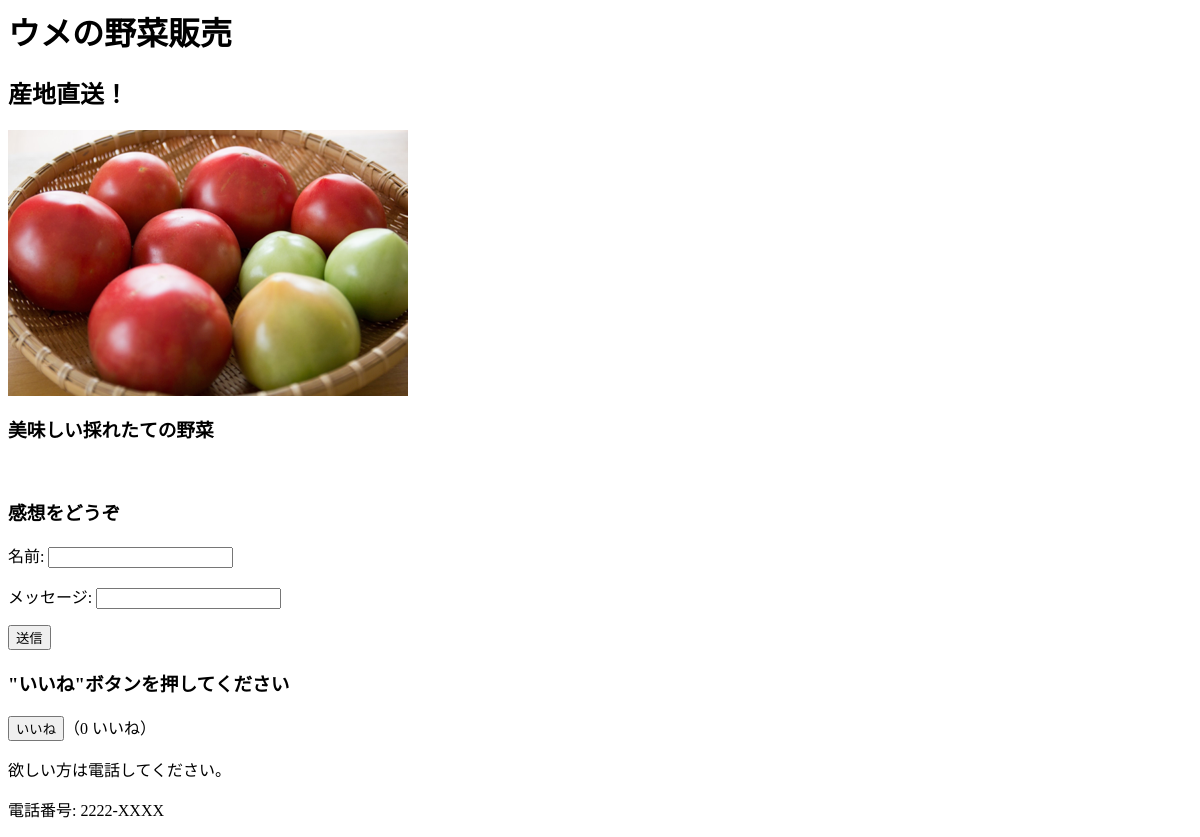
Before: / with the older database file.
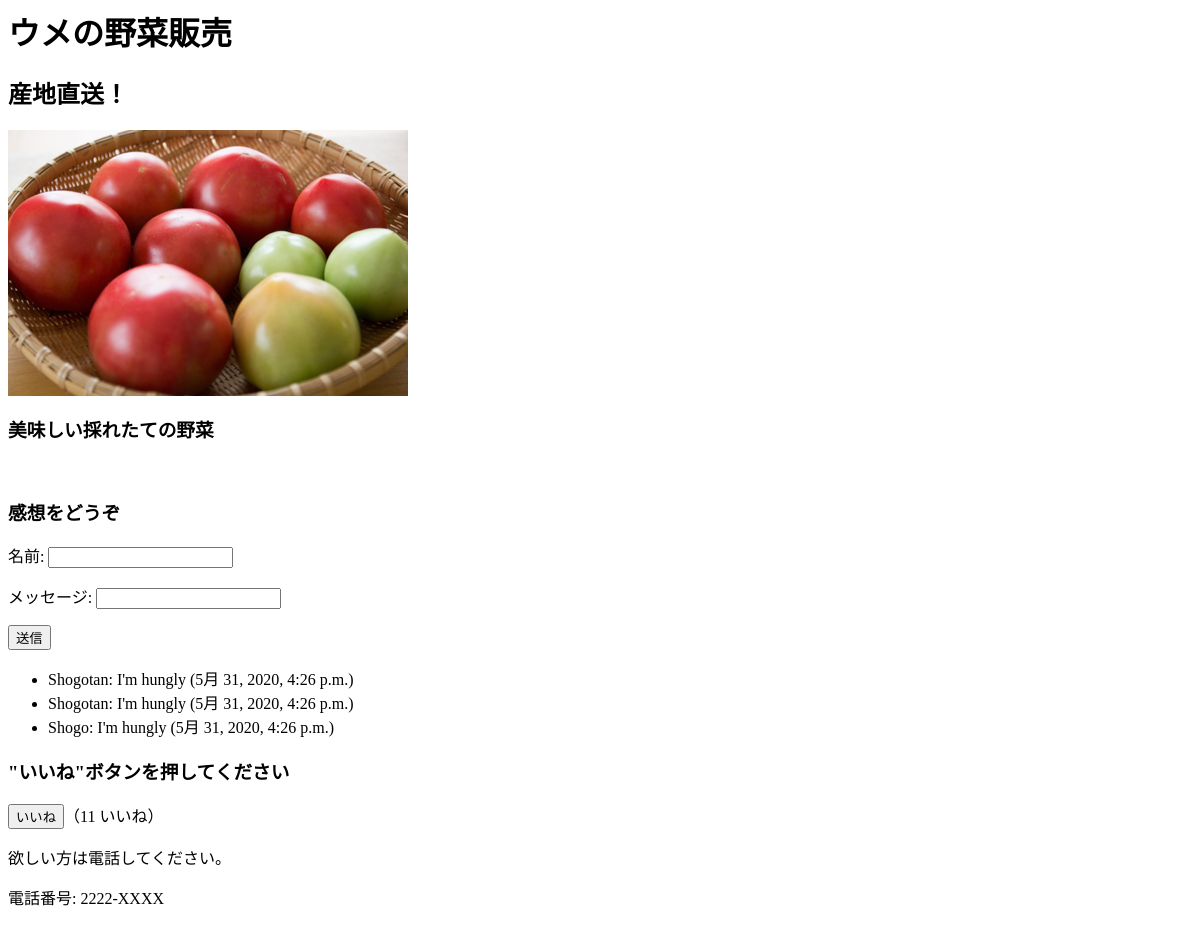
After: the same page with the newer database file.
### garden/models.py (models this page shows)
class Comment(models.Model):
    name = models.CharField('名前', max_length=50)
    message = models.CharField('メッセージ', max_length=200)
    created_at = models.DateTimeField(default=timezone.now)
    class Meta:
        db_table = 'comment'
        verbose_name = verbose_name_plural = '感想'

### garden/views.py (the view)
# urls.py: path('', views.index, name='index'),
def index(request):
    if request.method == 'POST':
        form = CommentForm(request.POST)
        if form.is_valid():
            form.save()
    else:
        form = CommentForm()
    title = name + 'の野菜販売'
    sub_title = choice(sub_titles)
    vegetables = Vegetable.objects.filter(producer='ウメ').order_by('price')
    comments = Comment.objects.order_by('-created_at')[:3]
    good_count = Good.objects.count()
    return TemplateResponse(request, 'garden/index.html',
                            {'title': title,
                             'sub_title': sub_title,
                             'vegetables': vegetables,
                             'form': form,
                             'comments': comments,
                             'good_count': good_count})

### garden/forms.py
class CommentForm(forms.ModelForm):
    class Meta:
        model = Comment
        fields = ('name', 'message',)

### garden/templates/garden/index.html (shortened to what this page needs)
{% load static %}
<html>
<head>
</head>
<body>
<h1>{{ title }}</h1>
<h2>{{ sub_title }}</h2>
<img src="{% static 'garden/images/items1.png' %}" alt="野菜">
<h3>美味しい採れたての野菜</h3>
<br>
<form action="/" method="post">
    <h3>感想をどうぞ</h3>
    {{ form.as_p }}
<input type="submit" value="送信">
</form>
<ul>
    {% for co in comments %}
    <li>
        {{ co.name }}: {{ co.message }} ({{ co.created_at }})
    </li>
    {% endfor %}
</ul>
<h3>"いいね"ボタンを押してください</h3>
<form action="/good" method="post">
    <input type="submit" name="good" value="いいね">（{{ good_count }} いいね）
</form>
<p>欲しい方は電話してください。</p>
<p>電話番号: 2222-XXXX</p>
</body>
</html>

Changed rows visible on the page:
added Comment: name "Shogotan", message "I'm hungly", created_at "5月 31, 2020, 4:26 p.m."
added Comment: name "Shogotan", message "I'm hungly", created_at "5月 31, 2020, 4:26 p.m."
added Comment: name "Shogo", message "I'm hungly", created_at "5月 31, 2020, 4:26 p.m."
Other visible differences:
{{ good_count }}: "0" → "11"
